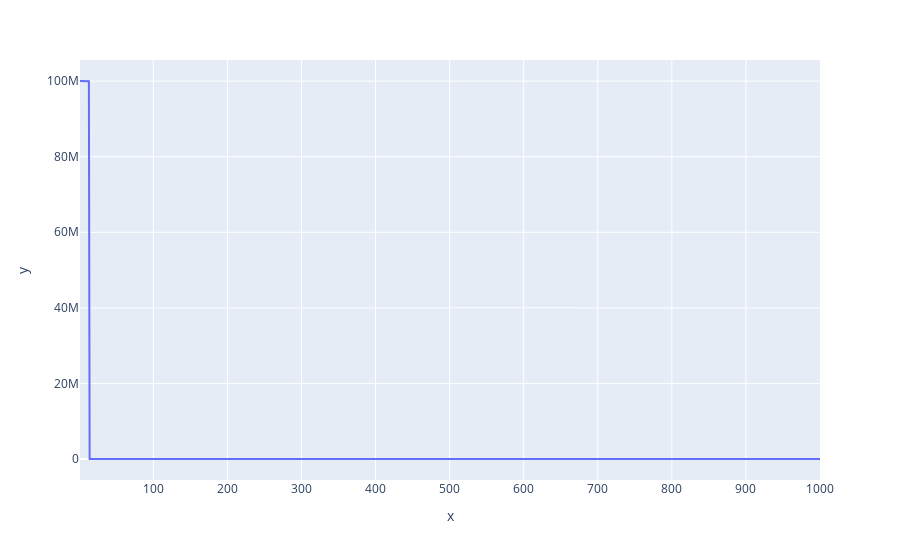

The notebook cell saved with this chart:
### Markdown cell above
rastrigin

### Code cell
optimize_and_plot(rastrigin_function, d = 5, domain = (-5.12, 5.12), popsize=100, maxfevals=100000, sigma=10)

### Figure 1 — Plotly figure (JSON) as saved in the notebook; plotly's stock layout.template omitted (floating-point values rounded to 4 significant figures; data arrays with more than 128 entries replaced by an {"elided": "..."} marker saying what was removed)
{"data": [{"hovertemplate": "x=%{x}<br>y=%{y}<extra></extra>", "legendgroup": "", "line": {"color": "#636efa", "dash": "solid"}, "marker": {"symbol": "circle"}, "mode": "lines", "name": "", "orientation": "v", "showlegend": false, "type": "scatter", "x": {"elided": "1000 int values"}, "xaxis": "x", "y": {"elided": "1000 float values"}, "yaxis": "y"}], "layout": {"legend": {"tracegroupgap": 0}, "margin": {"t": 60}, "xaxis": {"anchor": "y", "domain": [0, 1], "title": {"text": "x"}}, "yaxis": {"anchor": "x", "domain": [0, 1], "title": {"text": "y"}}}}
